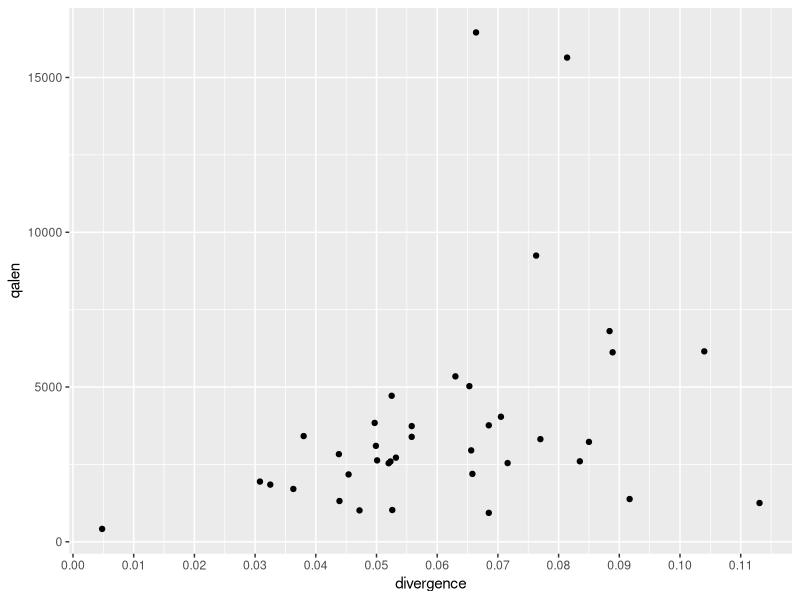

R code for this plot: (Note: this script raises an error after producing the figure.)
## ---- chunk 1
library(dplyr)
library(ggplot2)
library(knitr)
library(magrittr)
library(readr)
library(scales)
## ---- chunk 2
nu_cp <- read_tsv("pg29-scaffolds.pg29-plastid.sort.paf.tsv")
nu_mt <- read_tsv("pg29-scaffolds.pg29mt-scaffolds.sort.paf.tsv")
genome_sizes <- data_frame(Organelle = c("cp", "mt"), GenomeSize = c(123266, 5931259))
## ---- chunk 3
nu_cp <- nu_cp %>% mutate(qalen = qend - qstart, talen = tend - tstart)
nu_mt <- nu_mt %>% mutate(qalen = qend - qstart, talen = tend - tstart)
## ---- chunk 4
data <- bind_rows(
	nu_cp %>% mutate(Organelle = "cp"),
	nu_mt %>% mutate(Organelle = "mt"))
summary <- data %>%
	filter(divergence > 0) %>%
	group_by(Organelle) %>%
	summarize(Segments = n(), Bases = sum(qalen), Divergence = weighted.mean(divergence, qalen)) %>%
	left_join(genome_sizes, by = "Organelle") %>%
	select(Organelle, GenomeSize, everything())
nu_cp_divergence <- summary %>% filter(Organelle == "cp") %$% Divergence
nu_mt_divergence <- summary %>% filter(Organelle == "mt") %$% Divergence
kable(summary)
## ---- chunk 5
ggplot(nu_cp) +
	aes(x = divergence, y = qalen) +
	geom_point() +
	scale_x_continuous(breaks = pretty_breaks(10))
## ---- chunk 6
ggplot(nu_cp) +
	aes(x = divergence, weight = qalen) +
	geom_histogram(binwidth = 0.005) +
	geom_vline(x = nu_cp_divergence) +
	scale_x_continuous(limits = c(0, NA), breaks = pretty_breaks(10))
## ---- chunk 7
ggplot(nu_mt) +
	aes(x = divergence, y = qalen) +
	geom_point() +
	scale_x_continuous(breaks = pretty_breaks(10))
## ---- chunk 8
ggplot(nu_mt) +
	aes(x = 0.0001 + divergence, weight = qalen) +
	geom_histogram(binwidth = 0.1) +
	geom_vline(x = nu_mt_divergence) +
	scale_x_log10(breaks = log_breaks(10))
## ---- chunk 9
ggplot(nu_mt) +
	aes(x = divergence, weight = qalen) +
	geom_histogram(binwidth = 0.01) +
	geom_vline(x = nu_mt_divergence) +
	scale_x_continuous(breaks = pretty_breaks(10))
